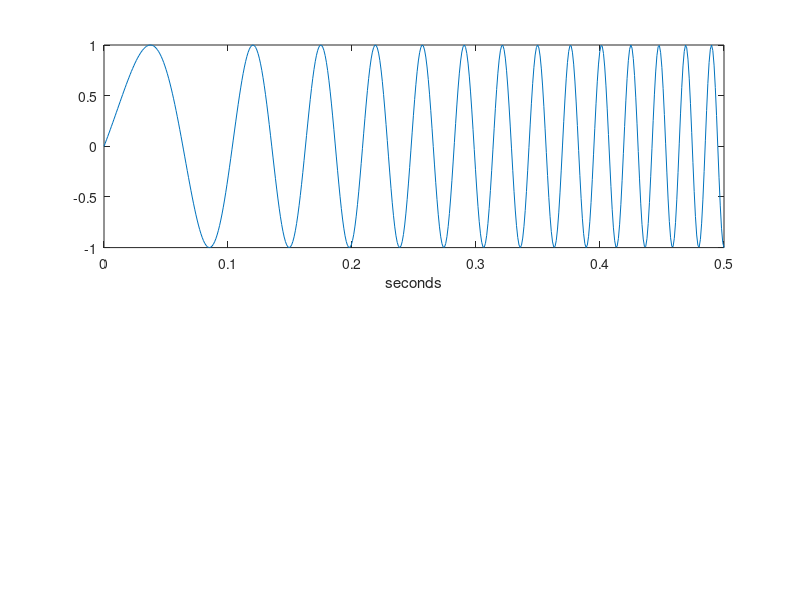

The MATLAB script that drew this image: (Note: this script raises an error after producing the figure.)
clc; clear;
close all;

% Frequency sweep
F0 = 10;        % start frequency, Hertz
F1 = 100;       % stop frequency, Hertz
T  = 0.5;       % duration, seconds
FS = 1000;      % sample rate, Hertz
N = round(T * FS);
t = T * (0:N-1)' / (N-1);
y = sin( pi * (F0 + (F1 - F0) / 2 .* t / T) .* t);
subplot(2,1,1); plot(t, y); xlabel('seconds');
%
% Positive-slope zero-crossing detector
% [crossings, z]= fn_myZerocrossings(y);

z = fn_SigWaveLength(y);



subplot(2,1,2); plot(t,z); xlabel('seconds');
% hold on
% plot(t, z2); xlabel('seconds');

%
% Find the locations of the zero-crossing points
% crossing_points = find(z);